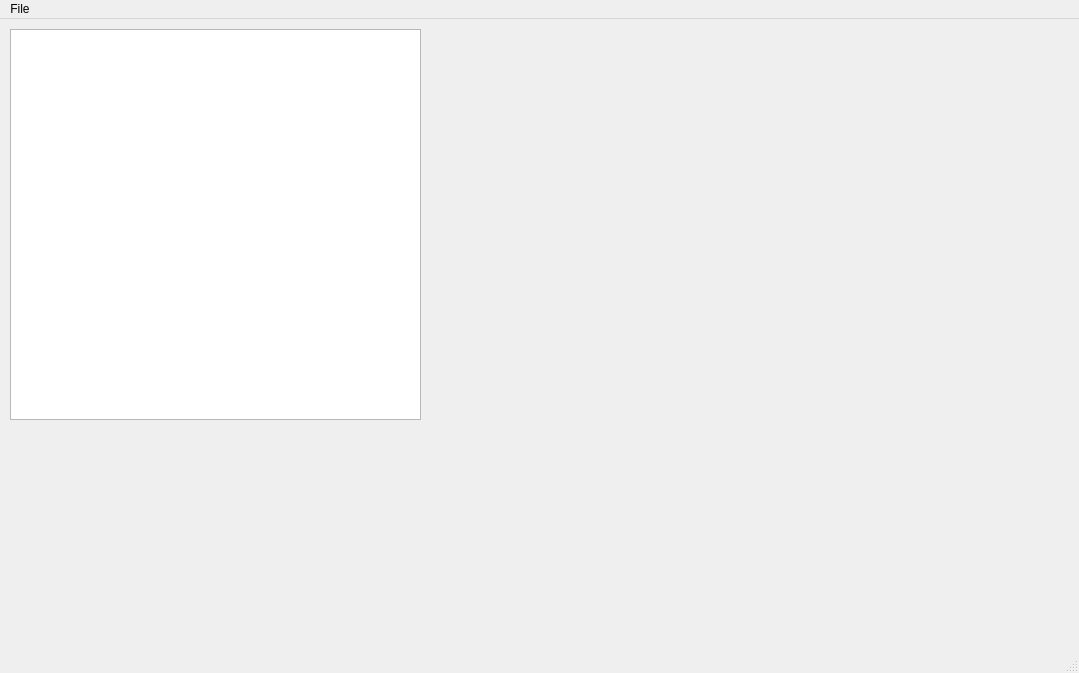
<?xml version="1.0" encoding="UTF-8"?>
<ui version="4.0">
 <class>MainWindow</class>
 <widget class="QMainWindow" name="MainWindow">
  <property name="geometry">
   <rect>
    <x>0</x>
    <y>0</y>
    <width>1079</width>
    <height>673</height>
   </rect>
  </property>
  <property name="windowTitle">
   <string>MainWindow</string>
  </property>
  <widget class="QWidget" name="centralwidget">
   <widget class="QGraphicsView" name="graphInputGbr">
    <property name="geometry">
     <rect>
      <x>10</x>
      <y>10</y>
      <width>411</width>
      <height>391</height>
     </rect>
    </property>
   </widget>
  </widget>
  <widget class="QMenuBar" name="menubar">
   <property name="geometry">
    <rect>
     <x>0</x>
     <y>0</y>
     <width>1079</width>
     <height>31</height>
    </rect>
   </property>
   <widget class="QMenu" name="menuFile">
    <property name="title">
     <string>File</string>
    </property>
    <addaction name="actionBuka"/>
    <addaction name="actionSImpan_Sebagai"/>
    <addaction name="actionKeluar"/>
   </widget>
   <addaction name="menuFile"/>
  </widget>
  <widget class="QStatusBar" name="statusbar"/>
  <action name="actionBuka">
   <property name="text">
    <string>Buka</string>
   </property>
  </action>
  <action name="actionSImpan_Sebagai">
   <property name="text">
    <string>SImpan Sebagai..</string>
   </property>
  </action>
  <action name="actionKeluar">
   <property name="text">
    <string>Keluar</string>
   </property>
  </action>
 </widget>
 <resources/>
 <connections/>
</ui>
